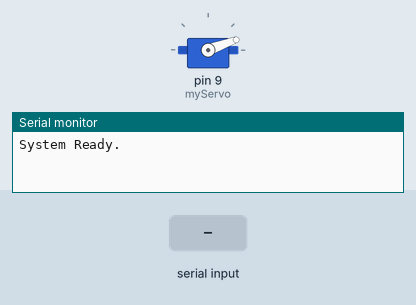
Recording of a sketch running on a simulated Arduino Uno, built with avr-gcc and run on an emulated ATmega328P. Shown: servo, the last lines printed to the serial monitor. The inputs (shaded band) are chosen by the test bench.

Above: at 2.2 s.
2.3 s: "go\n" received over Serial
At 3.1 s:
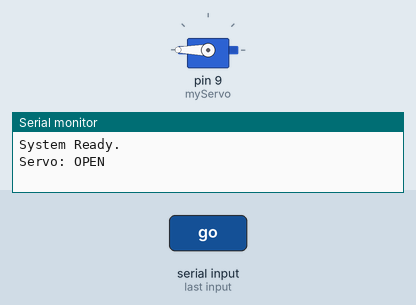
Timing chart, 0 to 5.3 s (numbered marks = the images above; inputs shaded):
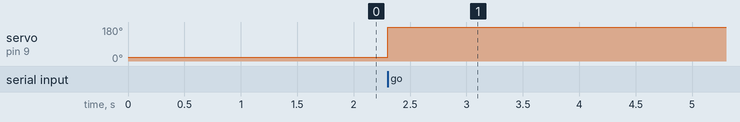

The sketch:

script.ino
```cpp
#include "DHT.h"
#include <Servo.h>

/* ---------- CONFIGURATION ---------- */
#define DHTPIN 2
#define DHTTYPE DHT11
DHT dht(DHTPIN, DHTTYPE);

const int powerPin  = 7;
const int sensorPin = A1;
const int dryValue = 0;
const int wetValue = 531;

Servo myServo;
int posClosed = 20;
int posOpen = 180;
bool atClosedPosition = true;

/* ---------- TIMING ---------- */
unsigned long lastRead = 0;
const unsigned long interval = 10000; // Read sensors every 10 Seconds
String inputString = "";

void setup() {
  Serial.begin(9600); // Bluetooth on Pins 0 & 1

  myServo.attach(9);
  myServo.write(posClosed);

  pinMode(powerPin, OUTPUT);
  digitalWrite(powerPin, LOW);

  dht.begin();
  delay(1000);

  Serial.println("System Ready.");
}

void loop() {
  /* 1. CHECK COMMANDS */
  while (Serial.available() > 0) {
    char c = Serial.read();
    if (c == '\n' || c == '\r') {
      inputString.trim();
      if (inputString.equalsIgnoreCase("go")) {
        // Reset timer so sensors don't activate during the heavy movement
        lastRead = millis();
        toggleServoFullSpeed();
      }
      inputString = "";
    } else {
      inputString += c;
    }
  }

  /* 2. READ SENSORS (Only if 10s passed) */
  if (millis() - lastRead >= interval) {
    lastRead = millis();
    readSensors();
  }
}

/* --- FULL SPEED SERVO MOVEMENT --- */
void toggleServoFullSpeed() {
  if (atClosedPosition) {
    // Snap directly to OPEN
    myServo.write(posOpen);
    Serial.println("Servo: OPEN");
  } else {
    // Snap directly to CLOSED
    myServo.write(posClosed);
    Serial.println("Servo: CLOSED");
  }

  atClosedPosition = !atClosedPosition;

  // CRITICAL: Longer pause (1 sec) to let Capacitor recharge
  // and battery recover after the big jump.
  delay(1000);
}

void readSensors() {
  float h = dht.readHumidity();
  float t = dht.readTemperature();
  delay(50);

  digitalWrite(powerPin, HIGH);
  delay(50);
  int raw = analogRead(sensorPin);
  digitalWrite(powerPin, LOW);

  int soil = map(raw, dryValue, wetValue, 0, 100);
  soil = constrain(soil, 0, 100);
  delay(50);

  // --- SEND DATA ---
  Serial.println("--------------------");
  Serial.print("Temp: "); Serial.print(t); Serial.println(" C");
  Serial.print("Humi: "); Serial.print(h); Serial.println(" %");
  Serial.print("Soil: "); Serial.print(soil); Serial.println(" %");
}
```

Measured:
- after the input at 2.3 s, servo on pin 9 (myServo): 20° → 180° at once
